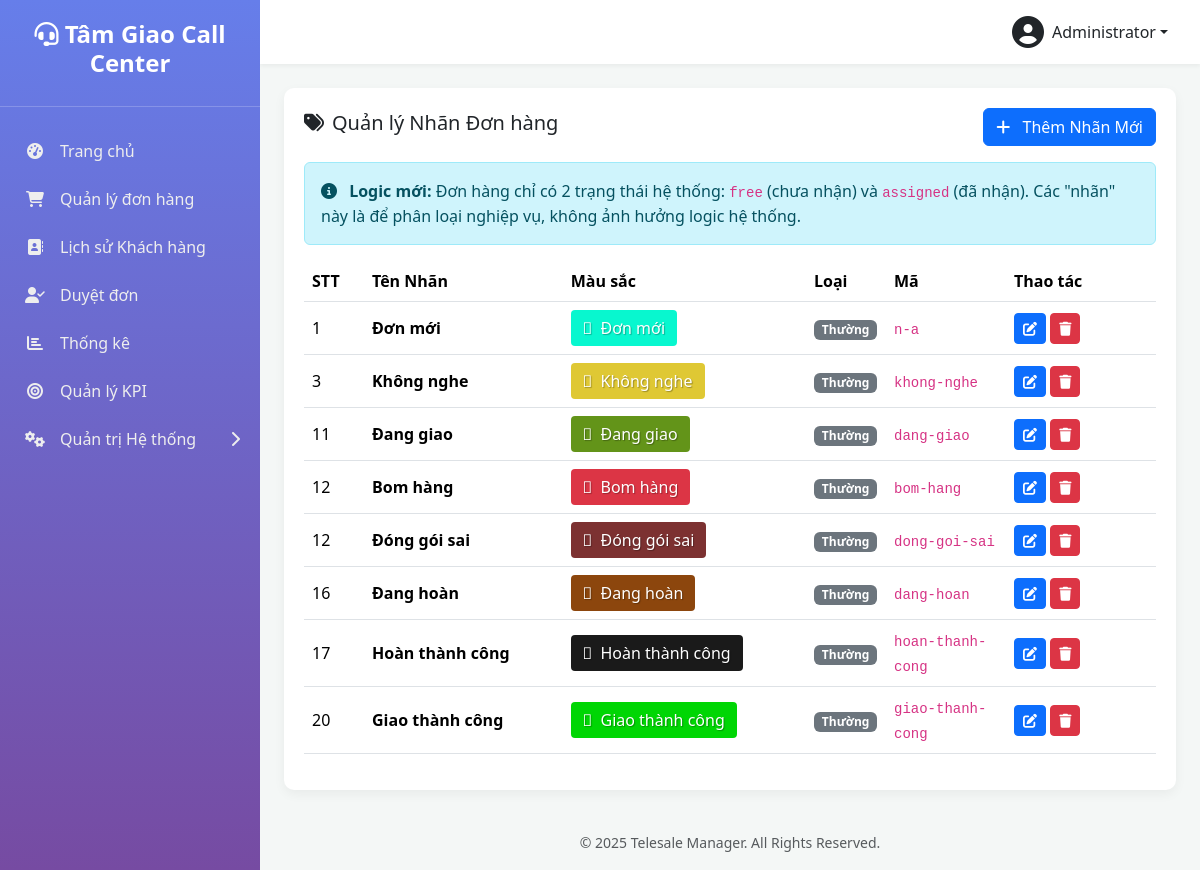
The app's page /manage-order-labels.php (signed in), older data.
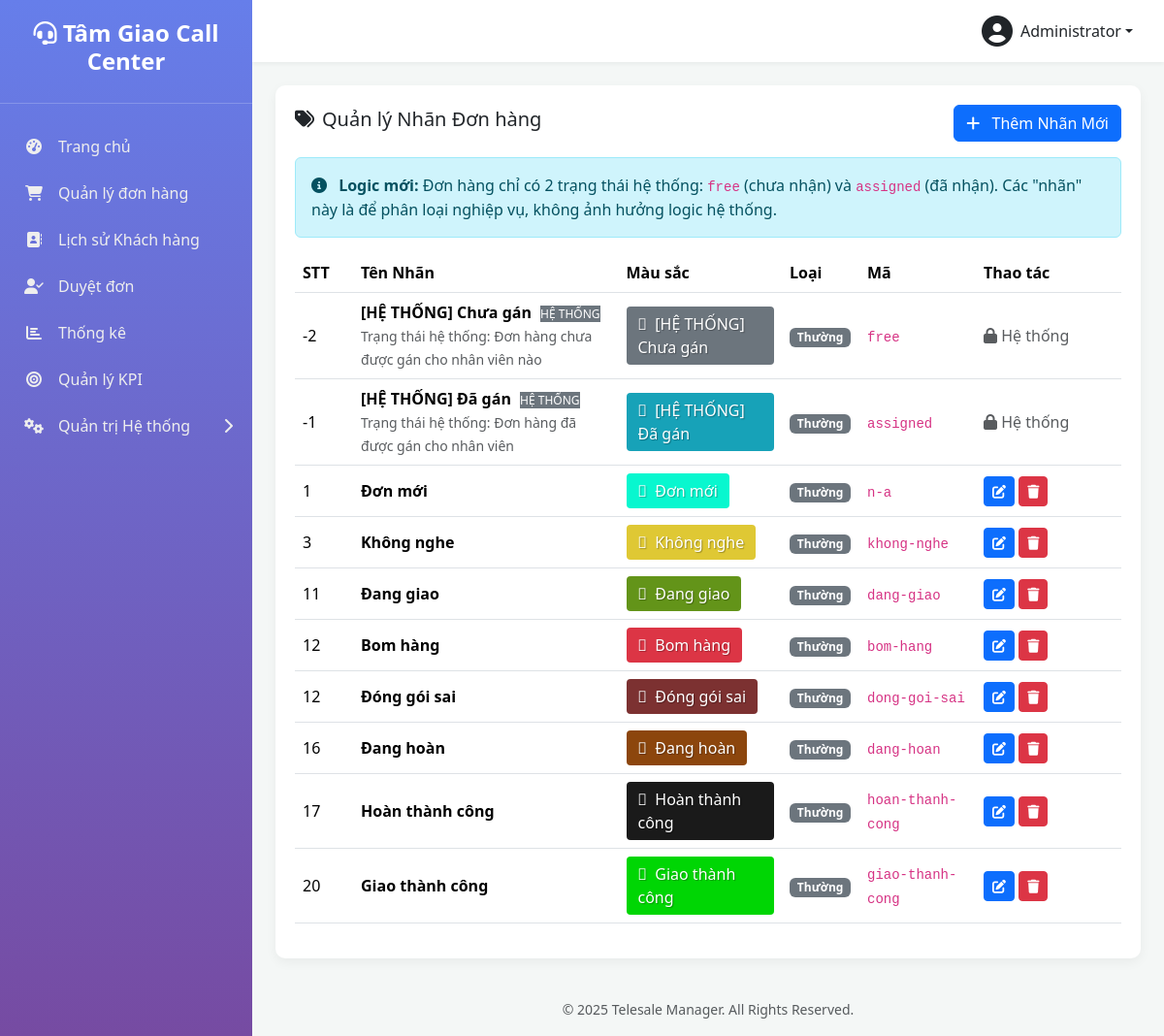
The same page, newer data.
### tables this page shows
CREATE TABLE `settings` (
  `setting_key` varchar(100) NOT NULL,
  `setting_value` text DEFAULT NULL
);

CREATE TABLE `users` (
  `id` int(10) UNSIGNED NOT NULL,
  `username` varchar(50) NOT NULL COMMENT 'Tên đăng nhập',
  `password` varchar(255) NOT NULL,
  `full_name` varchar(100) NOT NULL COMMENT 'Họ và tên',
  `email` varchar(100) DEFAULT NULL COMMENT 'Email',
  `phone` varchar(20) DEFAULT NULL COMMENT 'Số điện thoại',
  `role` enum('admin','manager','telesale') NOT NULL DEFAULT 'telesale' COMMENT 'Vai trò: admin, manager, telesale',
  `status` enum('active','inactive','suspended') NOT NULL DEFAULT 'active' COMMENT 'Trạng thái: active, inactive, suspended (bị treo)',
  `avatar` varchar(255) DEFAULT NULL COMMENT 'Đường dẫn ảnh đại diện',
  `last_login_at` datetime DEFAULT NULL COMMENT 'Lần đăng nhập cuối',
  `last_login_ip` varchar(45) DEFAULT NULL COMMENT 'IP đăng nhập cuối',
  `created_at` datetime DEFAULT current_timestamp(),
  `updated_at` datetime DEFAULT current_timestamp() ON UPDATE current_timestamp(),
  `suspension_reason` text DEFAULT NULL,
  `suspension_until` datetime DEFAULT NULL,
  `deleted_at` timestamp NULL DEFAULT NULL
);

CREATE TABLE `order_labels` (
  `label_key` varchar(50) NOT NULL,
  `label_name` varchar(100) NOT NULL,
  `description` text DEFAULT NULL,
  `color` varchar(20) NOT NULL DEFAULT '#6c757d',
  `icon` varchar(50) NOT NULL DEFAULT 'fa-tag',
  `sort_order` int(11) NOT NULL DEFAULT 0,
  `is_final` tinyint(1) DEFAULT 0,
  `is_system` tinyint(1) DEFAULT 0,
  `auto_lock` tinyint(1) DEFAULT 0,
  `metadata` longtext DEFAULT NULL CHECK (json_valid(`metadata`)),
  `created_by` int(10) UNSIGNED DEFAULT NULL,
  `created_at` datetime DEFAULT current_timestamp(),
  `updated_at` datetime DEFAULT current_timestamp() ON UPDATE current_timestamp()
);

### functions.php (called while the page is built, shortened)
<?php
function get_db_connection() {
    static $pdo = null;
    if ($pdo === null) {
        try {
            $dsn = "mysql:host=" . DB_HOST . ";dbname=" . DB_NAME . ";charset=" . DB_CHARSET;
            $options = [
                PDO::ATTR_ERRMODE => PDO::ERRMODE_EXCEPTION,
                PDO::ATTR_DEFAULT_FETCH_MODE => PDO::FETCH_ASSOC,
                PDO::ATTR_EMULATE_PREPARES => false,
            ];
            $pdo = new PDO($dsn, DB_USER, DB_PASS, $options);
        } catch (PDOException $e) {
            die('Database connection failed: ' . $e->getMessage());
        }
    }
    return $pdo;
}
function db_query($sql, $params = []) {
    $pdo = get_db_connection();
    $stmt = $pdo->prepare($sql);
    $stmt->execute($params);
    return $stmt;
}
function db_get_row($sql, $params = []) {
    $stmt = db_query($sql, $params);
    return $stmt->fetch(PDO::FETCH_ASSOC);
}
function db_get_results($sql, $params = []) {
    $stmt = db_query($sql, $params);
    return $stmt->fetchAll(PDO::FETCH_ASSOC);
}
function db_get_var($sql, $params = []) {
    $stmt = db_query($sql, $params);
    return $stmt->fetchColumn();
}
function is_logged_in() {
    return isset($_SESSION['user_id']) && !empty($_SESSION['user_id']);
}
function get_logged_user() {
    static $cached_user = null;
    if ($cached_user === null) {
        $cached_user = db_get_row(
            "SELECT * FROM users WHERE id = ? AND status = 'active'",
            [$_SESSION['user_id']]
        );
    }
    return $cached_user;
}
function is_admin() {
    $user = get_logged_user();
    return $user && is_array($user) && isset($user['role']) && $user['role'] === 'admin';
}
function require_admin() {
    if (!is_admin()) {
        redirect('dashboard.php?error=access_denied');
        exit;
    }
}
function get_setting($key, $default = null) {
    $value = db_get_var("SELECT setting_value FROM settings WHERE setting_key = ?", [$key]);
    return $value !== false && $value !== null ? $value : $default;
}
function get_order_labels($include_system = false) {
    $where = $include_system ? '' : 'WHERE is_system = 0';
    return db_get_results("
        SELECT * FROM order_labels
        {$where}
        ORDER BY sort_order ASC, label_name ASC
    ");
}

### manage-order-labels.php (the view, shortened to what this page needs)
<?php
require_once 'functions.php';
require_admin();
$labels = get_order_labels(true);
include 'includes/header.php';
?>
<div class="table-card">
    <div class="d-flex justify-content-between align-items-center mb-3">
        <h5><i class="fas fa-tags me-2"></i>Quản lý Nhãn Đơn hàng</h5>
        <button class="btn btn-primary" onclick="prepareAddModal()">
            <i class="fas fa-plus me-2"></i> Thêm Nhãn Mới
        </button>
    </div>
    <div class="alert alert-info">
        <i class="fas fa-info-circle me-2"></i>
        <strong>Logic mới:</strong> Đơn hàng chỉ có 2 trạng thái hệ thống: <code>free</code> (chưa nhận) và <code>assigned</code> (đã nhận).
        Các "nhãn" này là để phân loại nghiệp vụ, không ảnh hưởng logic hệ thống.
    </div>
    <table class="table table-hover align-middle">
        <thead>
            <tr>
                <th style="width: 60px;">STT</th>
                <th>Tên Nhãn</th>
                <th>Màu sắc</th>
                <th style="width: 80px;">Loại</th>
                <th style="width: 120px;">Mã</th>
                <th style="width: 150px;">Thao tác</th>
            </tr>
        </thead>
        <tbody>
            <?php if (empty($labels)): ?>
                <tr><td colspan="6" class="text-center text-muted py-4">Chưa có nhãn nào.</td></tr>
            <?php else: ?>
                <?php foreach ($labels as $label): ?>
                <tr>
                    <td><?php echo $label['sort_order']; ?></td>
                    <td>
                        <strong><?php echo htmlspecialchars($label['label_name']); ?></strong>
                        <?php if ($label['is_system']): ?>
                            <span class="badge-system">HỆ THỐNG</span>
                        <?php endif; ?>
                        <?php if ($label['description']): ?>
                            <br><small class="text-muted"><?php echo htmlspecialchars($label['description']); ?></small>
                        <?php endif; ?>
                    </td>
                    <td>
                        <span class="label-badge" style="background-color: <?php echo htmlspecialchars($label['color']); ?>;">
                            <i class="<?php echo htmlspecialchars($label['icon']); ?> me-1"></i>
                            <?php echo htmlspecialchars($label['label_name']); ?>
                        </span>
                    </td>
                    <td>
                        <?php if ($label['is_final']): ?>
                            <span class="badge bg-success">Kết thúc</span>
                        <?php else: ?>
                            <span class="badge bg-secondary">Thường</span>
                        <?php endif; ?>
                    </td>
                    <td><code><?php echo htmlspecialchars($label['label_key']); ?></code></td>
                    <td>
                        <?php if (!$label['is_system']): ?>
                            <button class="btn btn-sm btn-primary"
                                    onclick="prepareEditModal(
                                        '<?php echo htmlspecialchars($label['label_key'], ENT_QUOTES); ?>',
                                        '<?php echo htmlspecialchars($label['label_name'], ENT_QUOTES); ?>',
                                        '<?php echo htmlspecialchars($label['description'], ENT_QUOTES); ?>',
                                        '<?php echo htmlspecialchars($label['color'], ENT_QUOTES); ?>',
                                        '<?php echo htmlspecialchars($label['icon'], ENT_QUOTES); ?>',
                                        '<?php echo $label['sort_order']; ?>',
                                        <?php echo $label['is_final'] ? 'true' : 'false'; ?>
                                    )">
                                <i class="fas fa-edit"></i>
                            </button>
                            <a href="?delete=<?php echo urlencode($label['label_key']); ?>"
                               class="btn btn-sm btn-danger"
                               onclick="return confirm('Xóa nhãn này?')">
                                <i class="fas fa-trash"></i>
                            </a>
                        <?php else: ?>
                            <span class="text-muted"><i class="fas fa-lock"></i> Hệ thống</span>
                        <?php endif; ?>
                    </td>
                </tr>
                <?php endforeach; ?>
            <?php endif; ?>
        </tbody>
    </table>
</div>
<?php include 'includes/footer.php'; ?>

### includes/header.php (shortened to what this page needs)
<?php
$current_user = get_logged_user();
$current_page = basename($_SERVER['PHP_SELF']);
$system_pages = [
    'users.php',
    'manager-assignments.php',
    'manage-order-statuses.php',
    'manage-customer-labels.php',
    'manage-user-labels.php',
    'admin-rules.php',
    'settings.php',
];
$is_system_page_active = in_array($current_page, $system_pages);
?>
<!DOCTYPE html>
<html lang="vi">
<head>
    <link href="https://cdn.jsdelivr.net/npm/bootstrap@5.3.2/dist/css/bootstrap.min.css" rel="stylesheet">
    <link rel="stylesheet" href="https://cdnjs.cloudflare.com/ajax/libs/font-awesome/6.4.2/css/all.min.css">
</head>
<body>
    <div class="wrapper">
        <nav class="sidebar">
            <div class="sidebar-header">
                <h3><i class="fas fa-headset"></i> <?php echo get_setting('site_name', SITE_NAME); ?></h3>
            </div>
            <ul class="sidebar-nav">
                <li class="<?php echo ($current_page == 'dashboard.php') ? 'active' : ''; ?>">
                    <a href="dashboard.php"><i class="fas fa-tachometer-alt nav-icon"></i> Trang chủ</a>
                </li>
                <li class="<?php echo ($current_page == 'orders.php' || $current_page == 'order-detail.php') ? 'active' : ''; ?>">
                    <a href="orders.php"><i class="fas fa-shopping-cart nav-icon"></i> Quản lý đơn hàng</a>
                </li>
                <?php if (is_admin() || is_manager()): ?>
                <li class="<?php echo ($current_page == 'customer-history.php') ? 'active' : ''; ?>">
                    <a href="customer-history.php"><i class="fas fa-address-book nav-icon"></i> Lịch sử Khách hàng</a>
                </li>
                <li class="<?php echo ($current_page == 'pending-orders.php') ? 'active' : ''; ?>">
                    <a href="pending-orders.php">
                        <i class="fas fa-user-check nav-icon"></i> Duyệt đơn
                    </a>
                </li>
                <li class="<?php echo ($current_page == 'statistics.php') ? 'active' : ''; ?>">
                    <a href="statistics.php"><i class="fas fa-chart-bar nav-icon"></i> Thống kê</a>
                </li>
                <?php endif; ?>
                <?php if (is_admin() || is_manager()): ?>
                    <li class="<?php echo ($current_page == 'kpi.php') ? 'active' : ''; ?>">
                        <a href="kpi.php">
                            <i class="fas fa-bullseye nav-icon"></i>
                            <?php echo is_admin() ? 'Quản lý KPI' : 'Xem KPI'; ?>
                        </a>
                    </li>
                <?php endif; ?>
                <?php if (is_admin() || is_manager()): ?>
                <li class="<?php echo $is_system_page_active ? 'active' : ''; ?>">
                    <a href="#systemSettings" data-bs-toggle="collapse" aria-expanded="<?php echo $is_system_page_active ? 'true' : 'false'; ?>">
                        <i class="fas fa-cogs nav-icon"></i>
                        Quản trị Hệ thống
                        <i class="fas fa-chevron-right arrow"></i>
                    </a>
                </li>
                <?php endif; ?>
            </ul>
        </nav>
        <div class="main-content">
            <header class="top-navbar d-flex justify-content-end align-items-center">
                <div class="dropdown">
                    <a href="#" class="d-flex align-items-center text-dark text-decoration-none dropdown-toggle" id="dropdownUser" data-bs-toggle="dropdown" aria-expanded="false">
                        <i class="fas fa-user-circle fa-2x me-2"></i>
                        <span><?php echo htmlspecialchars($current_user['full_name']); ?></span>
                    </a>
                </div>
            </header>
            <main class="p-4">

### includes/footer.php (shortened to what this page needs)
</main> <footer class="text-center p-3 text-muted">
                <small>&copy; <?php echo date('Y'); ?> <?php echo SITE_NAME; ?>. All Rights Reserved.</small>
            </footer>
        </div> </div> <div class="position-fixed bottom-0 end-0 p-3" style="z-index: 1100">
    </div>
</body>
</html>

### includes/header.php (style rules this page uses)
:root { --sidebar-width: 260px; --primary-color: #667eea; --secondary-color: #764ba2; }
body { background-color: #f4f7f6; }
.wrapper { display: flex; min-height: 100vh; }
.sidebar { width: var(--sidebar-width); background: linear-gradient(180deg, var(--primary-color) 0%, var(--secondary-color) 100%); color: #fff; position: fixed; height: 100%; display: flex; flex-direction: column; }
.sidebar-header { padding: 20px; text-align: center; border-bottom: 1px solid rgba(255,255,255,0.2); flex-shrink: 0; }
.sidebar-header h3 { font-size: 1.5rem; font-weight: 700; }
.sidebar-nav { list-style: none; padding: 20px 0; flex-grow: 1; overflow-y: auto; }
.sidebar-nav a { display: flex; align-items: center; padding: 12px 20px; color: #eee; text-decoration: none; transition: all 0.2s; }
.sidebar-nav a i.nav-icon { width: 30px; text-align: center; margin-right: 10px; }
.sidebar-nav a .arrow { margin-left: auto; transition: transform 0.3s; }
.main-content { margin-left: var(--sidebar-width); width: calc(100% - var(--sidebar-width)); }
.top-navbar { background-color: #fff; box-shadow: 0 2px 4px rgba(0,0,0,0.05); padding: 1rem 2rem; }
.table-card, .stat-card { background-color: #fff; border-radius: 10px; padding: 20px; box-shadow: 0 4px 12px rgba(0,0,0,0.05); }

### manage-order-labels.php (style rules this page uses)
.label-badge { padding: 6px 12px; border-radius: 4px; color: #fff; font-weight: 500; text-shadow: 1px 1px 1px rgba(0,0,0,0.3); display: inline-block; }
.badge-system { background: #6c757d; color: #fff; font-size: 0.75rem; margin-left: 5px; }

Row changes from the older to the newer data that the page shows:
added order_labels: sort_order "-2", label_name "[HỆ THỐNG] Chưa gán", is_system "HỆ THỐNG", description "Trạng thái hệ thống: Đơn hàng chưa được gán cho nhân viên nào", is_final "Thường", label_key "free"
added order_labels: sort_order "-1", label_name "[HỆ THỐNG] Đã gán", is_system "HỆ THỐNG", description "Trạng thái hệ thống: Đơn hàng đã được gán cho nhân viên", is_final "Thường", label_key "assigned"
